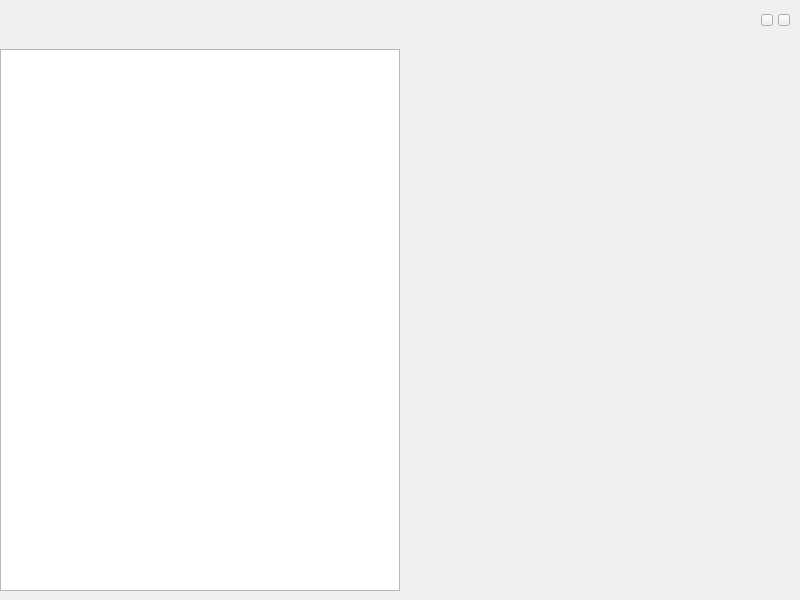
<?xml version="1.0" encoding="UTF-8"?>
<ui version="4.0">
 <class>MainWindow</class>
 <widget class="QMainWindow" name="MainWindow">
  <property name="geometry">
   <rect>
    <x>0</x>
    <y>0</y>
    <width>800</width>
    <height>600</height>
   </rect>
  </property>
  <property name="windowTitle">
   <string>MainWindow</string>
  </property>
  <widget class="QWidget" name="centralwidget">
   <layout class="QVBoxLayout" name="verticalLayout_3">
    <property name="spacing">
     <number>0</number>
    </property>
    <property name="leftMargin">
     <number>0</number>
    </property>
    <property name="topMargin">
     <number>0</number>
    </property>
    <property name="rightMargin">
     <number>0</number>
    </property>
    <property name="bottomMargin">
     <number>0</number>
    </property>
    <item>
     <widget class="QWidget" name="top_widget" native="true">
      <property name="sizePolicy">
       <sizepolicy hsizetype="Preferred" vsizetype="Fixed">
        <horstretch>0</horstretch>
        <verstretch>0</verstretch>
       </sizepolicy>
      </property>
      <property name="minimumSize">
       <size>
        <width>0</width>
        <height>40</height>
       </size>
      </property>
      <property name="maximumSize">
       <size>
        <width>16777215</width>
        <height>40</height>
       </size>
      </property>
      <property name="styleSheet">
       <string notr="true"/>
      </property>
      <layout class="QVBoxLayout" name="verticalLayout">
       <property name="spacing">
        <number>0</number>
       </property>
       <property name="leftMargin">
        <number>0</number>
       </property>
       <property name="topMargin">
        <number>0</number>
       </property>
       <property name="rightMargin">
        <number>0</number>
       </property>
       <property name="bottomMargin">
        <number>0</number>
       </property>
       <item>
        <layout class="QHBoxLayout" name="horizontalLayout">
         <property name="spacing">
          <number>0</number>
         </property>
         <item>
          <widget class="QLabel" name="title_label">
           <property name="sizePolicy">
            <sizepolicy hsizetype="Expanding" vsizetype="Preferred">
             <horstretch>0</horstretch>
             <verstretch>0</verstretch>
            </sizepolicy>
           </property>
           <property name="text">
            <string/>
           </property>
           <property name="alignment">
            <set>Qt::AlignCenter</set>
           </property>
          </widget>
         </item>
         <item>
          <widget class="QPushButton" name="min_pushButton">
           <property name="sizePolicy">
            <sizepolicy hsizetype="Fixed" vsizetype="Fixed">
             <horstretch>0</horstretch>
             <verstretch>0</verstretch>
            </sizepolicy>
           </property>
           <property name="maximumSize">
            <size>
             <width>12</width>
             <height>12</height>
            </size>
           </property>
           <property name="styleSheet">
            <string notr="true"/>
           </property>
           <property name="text">
            <string/>
           </property>
          </widget>
         </item>
         <item>
          <spacer name="horizontalSpacer_2">
           <property name="orientation">
            <enum>Qt::Horizontal</enum>
           </property>
           <property name="sizeType">
            <enum>QSizePolicy::Fixed</enum>
           </property>
           <property name="sizeHint" stdset="0">
            <size>
             <width>5</width>
             <height>20</height>
            </size>
           </property>
          </spacer>
         </item>
         <item>
          <widget class="QPushButton" name="close_pushButton">
           <property name="sizePolicy">
            <sizepolicy hsizetype="Fixed" vsizetype="Fixed">
             <horstretch>0</horstretch>
             <verstretch>0</verstretch>
            </sizepolicy>
           </property>
           <property name="maximumSize">
            <size>
             <width>12</width>
             <height>12</height>
            </size>
           </property>
           <property name="styleSheet">
            <string notr="true"/>
           </property>
           <property name="text">
            <string/>
           </property>
          </widget>
         </item>
         <item>
          <spacer name="horizontalSpacer_3">
           <property name="orientation">
            <enum>Qt::Horizontal</enum>
           </property>
           <property name="sizeType">
            <enum>QSizePolicy::Fixed</enum>
           </property>
           <property name="sizeHint" stdset="0">
            <size>
             <width>10</width>
             <height>20</height>
            </size>
           </property>
          </spacer>
         </item>
        </layout>
       </item>
      </layout>
     </widget>
    </item>
    <item>
     <widget class="QWidget" name="content_widget" native="true">
      <layout class="QHBoxLayout" name="horizontalLayout_3">
       <property name="spacing">
        <number>0</number>
       </property>
       <property name="leftMargin">
        <number>0</number>
       </property>
       <property name="topMargin">
        <number>0</number>
       </property>
       <property name="rightMargin">
        <number>0</number>
       </property>
       <property name="bottomMargin">
        <number>0</number>
       </property>
       <item>
        <layout class="QHBoxLayout" name="horizontalLayout_2">
         <property name="spacing">
          <number>0</number>
         </property>
         <item>
          <widget class="QWidget" name="widget" native="true">
           <layout class="QVBoxLayout" name="verticalLayout_2">
            <property name="leftMargin">
             <number>0</number>
            </property>
            <property name="rightMargin">
             <number>0</number>
            </property>
            <item>
             <widget class="QListWidget" name="listWidget"/>
            </item>
           </layout>
          </widget>
         </item>
         <item>
          <widget class="QStackedWidget" name="stackedWidget">
           <property name="currentIndex">
            <number>1</number>
           </property>
           <widget class="QWidget" name="page"/>
           <widget class="QWidget" name="page_2"/>
          </widget>
         </item>
        </layout>
       </item>
      </layout>
     </widget>
    </item>
   </layout>
  </widget>
 </widget>
 <resources/>
 <connections/>
</ui>
